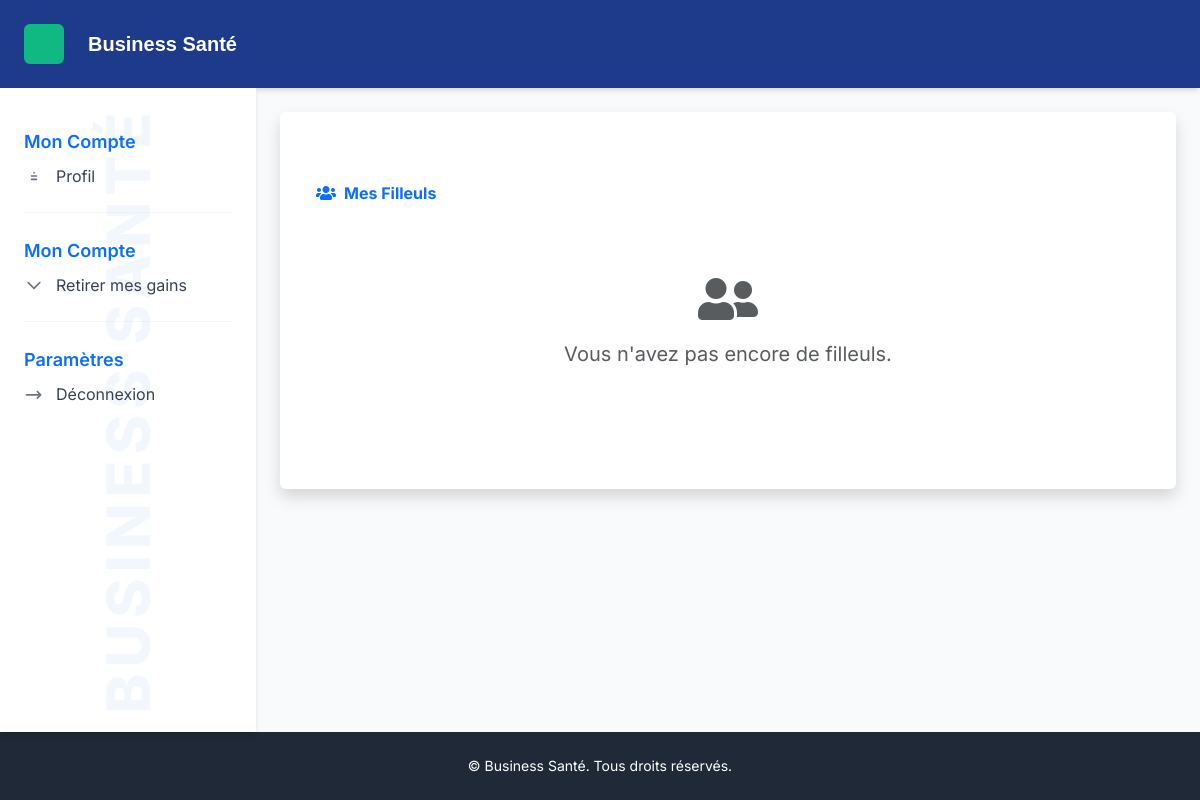
The page /filleuls/ (signed in) on the database as committed earlier.
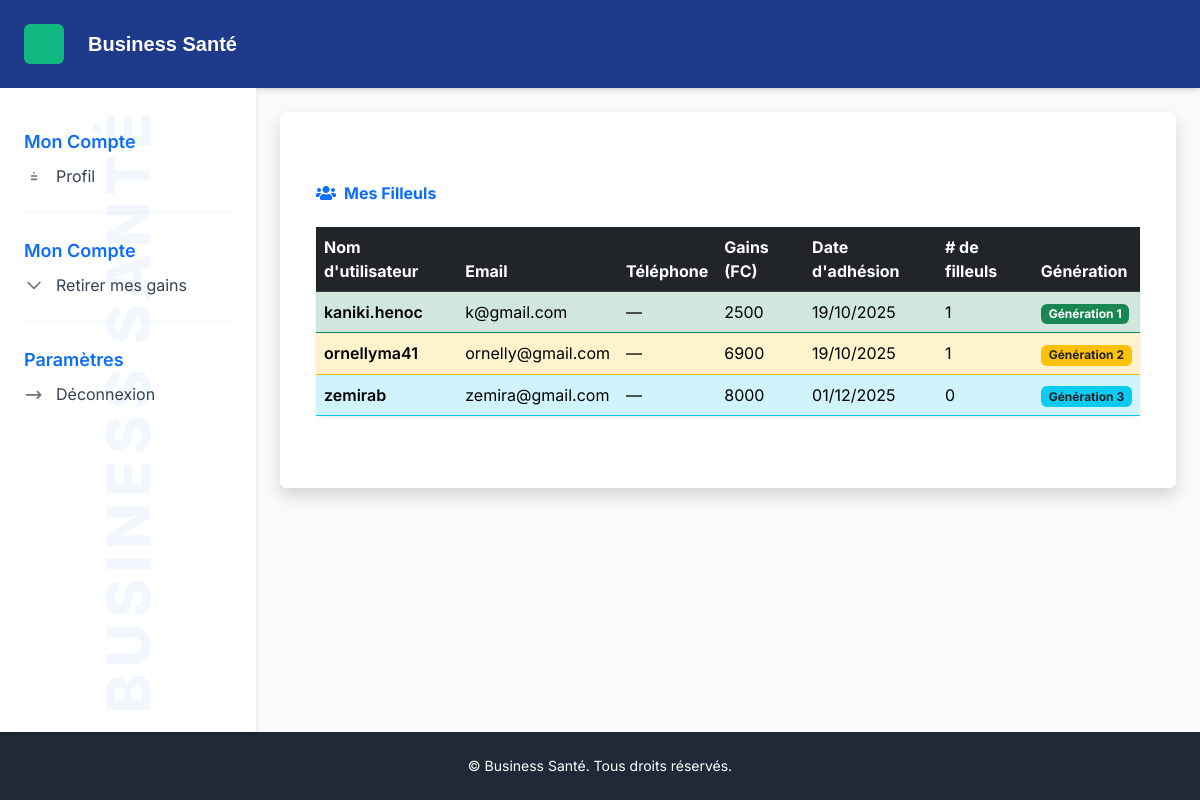
The same page on the database as committed later.
### core/models.py (models this page shows, shortened)
class Profil(models.Model):
    utilisateur = models.OneToOneField(
    settings.AUTH_USER_MODEL,
    on_delete=models.CASCADE,
    related_name="profil"
)
    parrain = models.ForeignKey(settings.AUTH_USER_MODEL,
                               on_delete=models.SET_NULL,
                               null=True, blank=True,
                               related_name='filleuls')  # important: related_name='filleuls'
    solde = models.DecimalField(max_digits=12, decimal_places=2, default=0)
    gains_retires = models.DecimalField(max_digits=12, decimal_places=2, default=0)
    telephone = models.CharField(max_length=20, blank=True)
    mon_code = models.CharField(max_length=30, default=0, blank=True)
    parrain_code = models.CharField(max_length=30, blank=True,null=True)
    is_paid = models.BooleanField(default=False)
    date_created = models.DateTimeField(default=timezone.now)
    def get_generation(self):
        if not self.utilisateur.parrain:
            return 0
        elif not self.utilisateur.parrain.parrain:
            return 1
        elif not self.utilisateur.parrain.parrain.parrain:
            return 2
        elif not self.utilisateur.parrain.parrain.parrain.parrain:
            return 3
        else:
            return 4  # plus de 3 générations = 4 (en rouge)

class CustomUser(AbstractUser):
    parrain = models.ForeignKey('self', on_delete=models.SET_NULL, null=True, blank=True)
    gains = models.DecimalField(max_digits=10, decimal_places=2, default=0.00)
    nom = models.CharField(max_length=255, null=True, blank=True)
    prenom = models.CharField(max_length=255, null=True, blank=True)

### core/views.py (the view)
# urls.py: path('filleuls/', views.mes_filleuls_view, name='filleuls'),
@login_required
def mes_filleuls_view(request):
    user = request.user
    gen1_users = CustomUser.objects.filter(parrain=user)
    gen2_users = CustomUser.objects.filter(parrain__in=gen1_users)
    gen3_users = CustomUser.objects.filter(parrain__in=gen2_users)
    gen4_users = CustomUser.objects.filter(parrain__in=gen3_users)
    all_users = list(gen1_users) + list(gen2_users) + list(gen3_users) + list(gen4_users)
    filleuls = Profil.objects.filter(utilisateur__in=all_users)
    return render(request, 'core/mes_filleuls.html', {'filleuls': filleuls})

### core/templates/core/mes_filleuls.html
{% extends 'core/base.html' %}
{% load static %}
{% block content %}
<div class="container py-5">
  <div class="d-flex justify-content-between align-items-center mb-4">
    <h2 class="fw-bold text-primary">
      <i class="fas fa-users me-2"></i>Mes Filleuls
    </h2>
  </div>
  {% if filleuls %}
    <div class="card shadow-sm border-0 rounded-3">
      <div class="card-body p-0">
        <table class="table table-hover align-middle mb-0">
          <thead class="table-dark">
            <tr>
              <th scope="col">Nom d'utilisateur</th>
              <th scope="col">Email</th>
              <th scope="col">Téléphone</th>
              <th scope="col">Gains (FC)</th>
              <th scope="col">Date d'adhésion</th>
              <th scope="col"># de filleuls</th>
              <th scope="col">Génération</th>
            </tr>
          </thead>
          <tbody>
            {% for profil in filleuls %}
              <tr class="
                {% if profil.get_generation == 1 %}table-success border-success{% elif profil.get_generation == 2 %}table-warning border-warning{% elif profil.get_generation == 3 %}table-info border-info{% endif %}
              ">
                <td class="fw-semibold">{{ profil.utilisateur.username }}</td>
                <td>{{ profil.utilisateur.email }}</td>
                <td>{{ profil.telephone|default:"—" }}</td>
                <td>{{ profil.solde|floatformat:0 }}</td>
                <td>{{ profil.utilisateur.date_joined|date:"d/m/Y" }}</td>
                <td>{{ profil.utilisateur.filleuls.count }}</td>
                <td>
                  <span class="badge
                    {% if profil.get_generation == 1 %}bg-success
                    {% elif profil.get_generation == 2 %}bg-warning text-dark
                    {% elif profil.get_generation == 3 %}bg-info text-dark
                    {% elif profil.get_generation >= 4 %}table-danger border-danger
                    {% else %}bg-secondary{% endif %}
                  ">
                    Génération {{ profil.get_generation }}
                  </span>
                </td>
              </tr>
            {% endfor %}
          </tbody>
        </table>
      </div>
    </div>
  {% else %}
    <div class="text-center py-5">
      <i class="fas fa-user-friends fa-3x text-muted mb-3"></i>
      <p class="text-muted fs-5">Vous n'avez pas encore de filleuls.</p>
    </div>
  {% endif %}
</div>
{% endblock %}

### core/templates/core/base.html (shortened to what this page needs)
<!DOCTYPE html>
<html lang="fr">
<head>
  <script src="https://cdn.tailwindcss.com"></script>
  <link href="https://cdn.jsdelivr.net/npm/bootstrap@5.3.0-alpha1/dist/css/bootstrap.min.css" rel="stylesheet">
  <link href="https://cdnjs.cloudflare.com/ajax/libs/font-awesome/5.15.4/css/all.min.css" rel="stylesheet">
  <link href="https://cdn.jsdelivr.net/npm/bootstrap@5.3.0/dist/css/bootstrap.min.css" rel="stylesheet">
</head>
<body class="bg-slate-50 text-gray-900 font-[Inter] min-h-screen flex flex-col">
  <header class="bg-blue-900 text-white flex items-center justify-between px-6 py-4 shadow-md">
    <div class="flex items-center gap-4">
      <button id="toggleSidebar" class="bg-accent p-2 rounded-md text-white hover:bg-green-600 transition">
        <svg class="w-6 h-6 fill-current" viewBox="0 0 20 20">
          <path d="M3 6h14M3 10h14M3 14h14" />
        </svg>
      </button>
      <h1 class="text-xl font-semibold" style="font-family:Verdana, Geneva, Tahoma, sans-serif;">Business Santé</h1>
    </div>
  </header>
  <div class="flex flex-1">
    <aside id="sidebar" class="relative bg-white text-primary w-64 p-6 space-y-4 shadow-md transition-all duration-300 overflow-hidden">
        <div class="absolute inset-0 flex items-center justify-center pointer-events-none">
          <span class="text-6xl font-extrabold text-blue-200 opacity-20 transform -rotate-90 select-none tracking-widest whitespace-nowrap">
            BUSINESS SANTÉ
          </span>
        </div>
        <div class="relative z-10 space-y-6">
          <div>
            <h2 class="text-lg font-semibold mb-2">Mon Compte</h2>
            <ul class="space-y-3">
              <li class="flex items-center space-x-3">
                <svg class="w-5 h-5 text-gray-500" xmlns="http://www.w3.org/2000/svg" fill="none" viewBox="0 0 24 24" stroke="currentColor">
                  <path stroke-linecap="round" stroke-linejoin="round" stroke-width="2" d="M15 12H9m6 4H9m3-8h-.01"></path>
                </svg>
                <a href="{% url 'profile' %}" class="text-gray-700 hover:text-accent">Profil</a>
              </li>
            </ul>
          </div>
          <hr class="border-gray-300">
          <div>
            <h2 class="text-lg font-semibold mb-2">Mon Compte</h2>
            <ul class="space-y-3">
              <li class="flex items-center space-x-3">
                <svg class="w-5 h-5 text-gray-500" xmlns="http://www.w3.org/2000/svg" fill="none" viewBox="0 0 24 24" stroke="currentColor">
                  <path stroke-linecap="round" stroke-linejoin="round" stroke-width="2" d="M19 9l-7 7-7-7"></path>
                </svg>
                <a href="{% url 'retrait' %}" class="text-gray-700 hover:text-accent">Retirer mes gains</a>
              </li>
            </ul>
          </div>
          <hr class="border-gray-300">
          <div>
            <h2 class="text-lg font-semibold mb-2">Paramètres</h2>
            <ul class="space-y-3">
              <li class="flex items-center space-x-3">
                <svg class="w-5 h-5 text-gray-500" xmlns="http://www.w3.org/2000/svg" fill="none" viewBox="0 0 24 24" stroke="currentColor">
                  <path stroke-linecap="round" stroke-linejoin="round" stroke-width="2" d="M16 17l4-4m0 0l-4-4m4 4H3"></path>
                </svg>
                <a href="/" class="text-gray-700 hover:text-accent">Déconnexion</a>
              </li>
            </ul>
          </div>
        </div>
    </aside>
    <main class="flex-1 p-6">
      <div class="bg-white p-6 rounded shadow">
        {% block content %}
        {% endblock %}
      </div>
    </main>
  </div>
  <footer class="bg-gray-800 text-white py-4 text-center text-sm mt-auto">
    &copy; {{ now|date:"Y" }} Business Santé. Tous droits réservés.
  </footer>
</body>
</html>

Rows that differ between the two databases and show on the page:
added Profil: utilisateur.username "kaniki.henoc", utilisateur.email "k@gmail.com", telephone "—", solde "2500", utilisateur.date_joined "19/10/2025", utilisateur.filleuls.count "1", get_generation "1"
added Profil: utilisateur.username "ornellyma41", utilisateur.email "ornelly@gmail.com", telephone "—", solde "6900", utilisateur.date_joined "19/10/2025", utilisateur.filleuls.count "1", get_generation "2"
now on this page (row edited): Profil: utilisateur.username "zemirab", utilisateur.email "zemira@gmail.com", telephone "—", solde "8000", utilisateur.date_joined "01/12/2025", utilisateur.filleuls.count "0", get_generation "3"
Other text that changed with them:
text no longer shown: "Vous n'avez pas encore de filleuls."
text now shown: "Nom d'utilisateur Email Téléphone Gains (FC) Date d'adhésion # de filleuls Génération"
